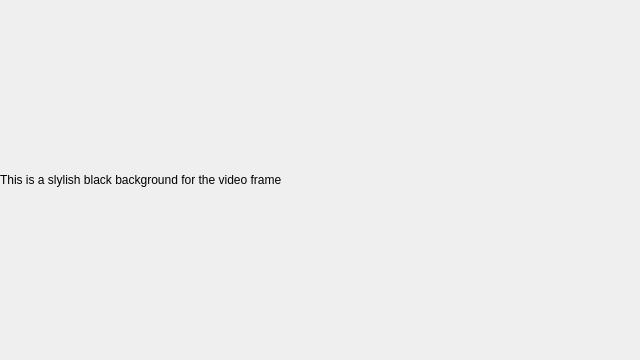
<?xml version="1.0" encoding="UTF-8"?>
<ui version="4.0">
 <class>VideoView</class>
 <widget class="QWidget" name="VideoView">
  <property name="geometry">
   <rect>
    <x>0</x>
    <y>0</y>
    <width>640</width>
    <height>360</height>
   </rect>
  </property>
  <property name="minimumSize">
   <size>
    <width>640</width>
    <height>360</height>
   </size>
  </property>
  <property name="maximumSize">
   <size>
    <width>1280</width>
    <height>720</height>
   </size>
  </property>
  <property name="windowTitle">
   <string>Form</string>
  </property>
  <widget class="QLabel" name="videoLabel">
   <property name="geometry">
    <rect>
     <x>0</x>
     <y>0</y>
     <width>640</width>
     <height>360</height>
    </rect>
   </property>
   <property name="minimumSize">
    <size>
     <width>640</width>
     <height>360</height>
    </size>
   </property>
   <property name="maximumSize">
    <size>
     <width>640</width>
     <height>360</height>
    </size>
   </property>
   <property name="text">
    <string>This is a slylish black background for the video frame</string>
   </property>
  </widget>
  <widget class="QLabel" name="drawLabel">
   <property name="geometry">
    <rect>
     <x>0</x>
     <y>0</y>
     <width>640</width>
     <height>360</height>
    </rect>
   </property>
   <property name="minimumSize">
    <size>
     <width>640</width>
     <height>360</height>
    </size>
   </property>
   <property name="maximumSize">
    <size>
     <width>640</width>
     <height>360</height>
    </size>
   </property>
   <property name="text">
    <string/>
   </property>
  </widget>
 </widget>
 <resources/>
 <connections/>
</ui>
